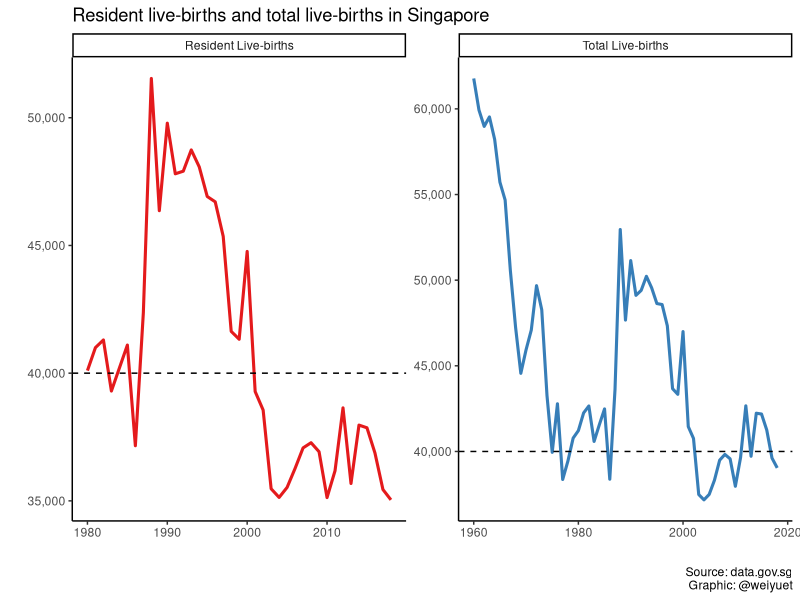
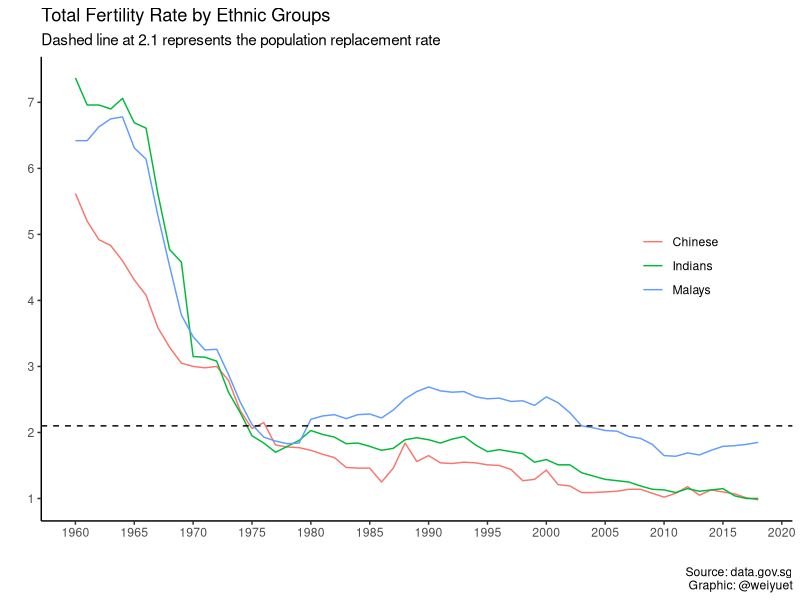
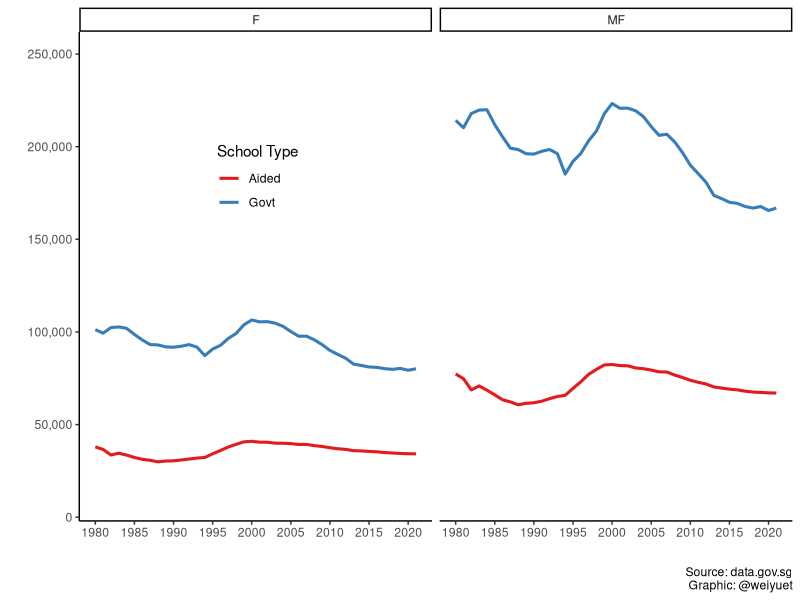
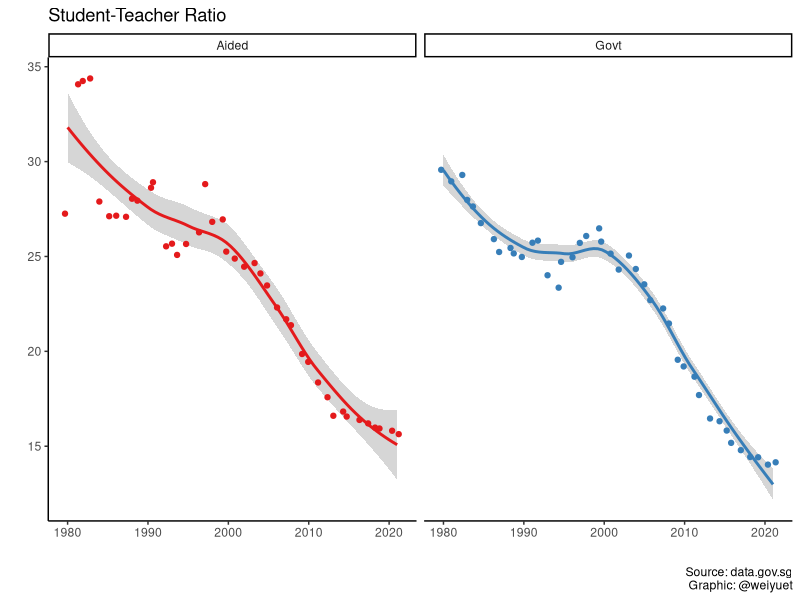
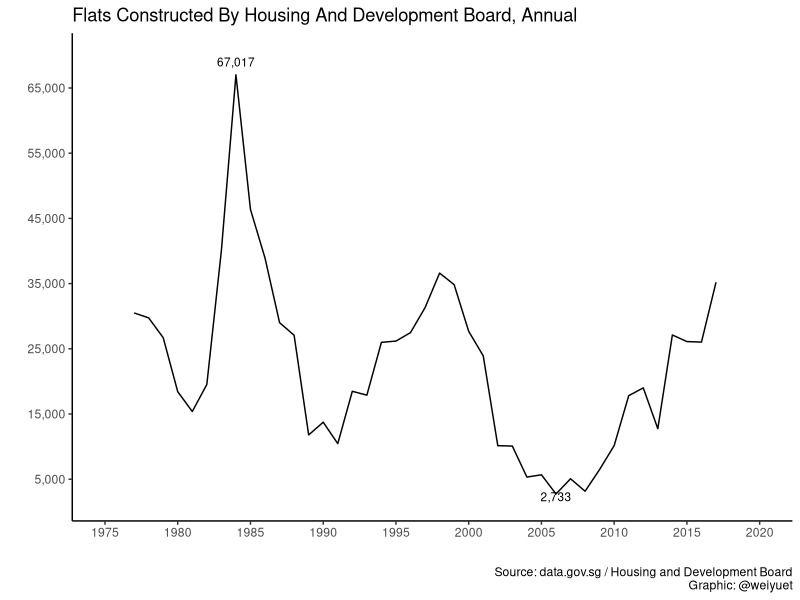

Source code (R) for these figures, in order:
## ---- chunk 1
knitr::opts_chunk$set(echo = TRUE)

#Libraries
library(tidyverse)
library(scales)
## ---- chunk 2
# Load data
live_births <- read_csv("data/births-and-fertility-annual/live-births.csv")

# Data wrangling
live_births$value <- as.double(as.character(live_births$value))

#Plot live births
live_births %>% 
  drop_na() %>% 
  ggplot(aes(x = year, y = value, colour = level_1)) +
  geom_line(size = 1.05) +
  geom_hline(yintercept = 40000, linetype = 2, size = 0.5) +
  facet_wrap(~level_1, scales = "free") +
  scale_y_continuous(labels = label_number(big.mark = ",")) +
  theme_classic() +
  theme(legend.position = "none") +
  scale_colour_brewer(type = "qual", palette = 6) +
  labs(x = "", y = "",
       title = "Resident live-births and total live-births in Singapore",
       caption = "Source: data.gov.sg\nGraphic: @weiyuet")
## ---- chunk 3
# Load data
total_fertility_rate_by_ethnic_group <- read_csv("data/births-and-fertility-annual/total-fertility-rate-by-ethnic-group.csv")

# Plot fertility rate by ethnic groups
total_fertility_rate_by_ethnic_group %>% 
  ggplot(aes(x = year, y = value, colour = level_2)) +
  geom_line() +
  geom_hline(yintercept = 2.1, linetype = 2, size = 0.5) +
  theme_classic() +
  theme(legend.title = element_blank(),
        legend.position = c(0.85, 0.55)) +
  scale_x_continuous(breaks = seq(1960, 2020, 5)) +
  scale_y_continuous(breaks = seq(0, 8, 1)) +
  labs(x = "", y ="",
       title = "Total Fertility Rate by Ethnic Groups",
       subtitle = "Dashed line at 2.1 represents the population replacement rate",
       caption = "Source: data.gov.sg\nGraphic: @weiyuet")
## ---- chunk 4
# Load data
students_and_teachers_primary_schools <- read_csv("data/students-and-teachers-in-schools/students-and-teachers-primary-schools.csv")

# Plot number of primary school students in government and aided schools
students_and_teachers_primary_schools %>% 
  ggplot(aes(x = year, y = students_pri,
             colour = school_type)) +
  geom_line(size = 1.05) +
  facet_wrap(~sex) +
  theme_classic() +
  theme(legend.position = c(0.25, 0.7)) +
  scale_color_brewer(type = "qual", palette = 6) +
  scale_x_continuous(breaks = seq(1980, 2020, 5)) +
  scale_y_continuous(labels = label_number(big.mark = ","), 
                     limits = c(10000, 250000)) +
  labs(x = "", y = "",
       colour = "School Type",
       caption = "Source: data.gov.sg\nGraphic: @weiyuet")
## ---- chunk 5
# Wrangle data
# Calculate student-teacher ratio
students_and_teachers_primary_schools <- students_and_teachers_primary_schools %>% 
  mutate(student_teacher_ratio = students_pri/teachers_pri)

students_and_teachers_primary_schools %>% 
  filter(sex == "MF") %>%
  ggplot(aes( x = year, y = student_teacher_ratio, colour = school_type)) +
  geom_smooth() +
  geom_jitter() +
  facet_wrap(~school_type) +
  theme_classic() +
  theme(legend.position = "none") +
  scale_colour_brewer(type = "qual", palette = 6) +
  labs(x = "", y = "",
       title = "Student-Teacher Ratio",
       caption = "Source: data.gov.sg\nGraphic: @weiyuet")
## ---- chunk 6
# Load data
flats_constructed <- read_csv("data/flats-constructed/flats-constructed-by-housing-and-development-board-annual.csv")

# Plot number of flats constructed
flats_constructed %>% 
  ggplot(aes(x = year, y = flats_constructed)) +
  geom_line() +
  scale_x_continuous(limits = c(1975, 2020),
                     breaks = seq(1975, 2020, 5)) +
  scale_y_continuous(limits = c(2000, 70000),
                     breaks = seq(5000, 70000, 10000),
                     labels = label_number(big.mark = ",")) +
  annotate("text", x = 1984, y = 69000, label = "67,017", size = 3) + #peak
  annotate("text", x = 2006, y = 2300, label = "2,733", size = 3) + #trough
  theme_classic() +
  labs(x = "", y = "",
       title = "Flats Constructed By Housing And Development Board, Annual",
       caption = "Source: data.gov.sg / Housing and Development Board\nGraphic: @weiyuet")
